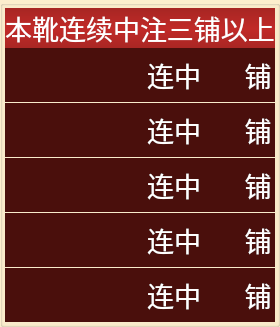
       <widget class="QGroupBox" name="groupBox_5">
        <property name="styleSheet">
         <string notr="true">background-color: rgb(252, 238, 205);</string>
        </property>
        <property name="title">
         <string/>
        </property>
        <layout class="QVBoxLayout" name="verticalLayout_8">
         <property name="leftMargin">
          <number>2</number>
         </property>
         <property name="topMargin">
          <number>2</number>
         </property>
         <property name="rightMargin">
          <number>2</number>
         </property>
         <property name="bottomMargin">
          <number>2</number>
         </property>
         <item>
          <layout class="QVBoxLayout" name="verticalLayout_7" stretch="1,6">
           <property name="spacing">
            <number>0</number>
           </property>
           <item>
            <widget class="QLabel" name="label_137">
             <property name="font">
              <font>
               <family>方正粗黑宋简体</family>
               <pointsize>20</pointsize>
              </font>
             </property>
             <property name="styleSheet">
              <string notr="true">background-color: qlineargradient(spread:reflect, x1:1, y1:0.523045, x2:1, y2:0, stop:0 rgba(193, 42, 40, 255), stop:1 rgba(167, 38, 35, 255));
color: rgb(255, 255, 255);</string>
             </property>
             <property name="text">
              <string>本靴连续中注三铺以上</string>
             </property>
             <property name="alignment">
              <set>Qt::AlignCenter</set>
             </property>
            </widget>
           </item>
           <item>
            <layout class="QGridLayout" name="gridLayout_5" columnstretch="4,2,1,1">
             <property name="horizontalSpacing">
              <number>0</number>
             </property>
             <property name="verticalSpacing">
              <number>1</number>
             </property>
             <item row="0" column="0">
              <widget class="QLabel" name="label_9">
               <property name="maximumSize">
                <size>
                 <width>319</width>
                 <height>90</height>
                </size>
               </property>
               <property name="font">
                <font>
                 <family>方正粗黑宋简体</family>
                 <pointsize>20</pointsize>
                </font>
               </property>
               <property name="styleSheet">
                <string notr="true">color: rgb(255, 255, 255);
background-color: rgb(74, 15, 12);</string>
               </property>
               <property name="text">
                <string/>
               </property>
               <property name="alignment">
                <set>Qt::AlignCenter</set>
               </property>
              </widget>
             </item>
             <item row="0" column="3">
              <widget class="QLabel" name="label_14">
               <property name="font">
                <font>
                 <family>方正粗黑宋简体</family>
                 <pointsize>20</pointsize>
                </font>
               </property>
               <property name="styleSheet">
                <string notr="true">color: rgb(255, 255, 255);
background-color: rgb(74, 15, 12);</string>
               </property>
               <property name="text">
                <string>铺</string>
               </property>
               <property name="alignment">
                <set>Qt::AlignCenter</set>
               </property>
              </widget>
             </item>
             <item row="0" column="1">
              <widget class="QLabel" name="label_10">
               <property name="font">
                <font>
                 <family>方正粗黑宋简体</family>
                 <pointsize>20</pointsize>
                </font>
               </property>
               <property name="styleSheet">
                <string notr="true">color: rgb(255, 255, 255);
background-color: rgb(74, 15, 12);</string>
               </property>
               <property name="text">
                <string>连中</string>
               </property>
               <property name="alignment">
                <set>Qt::AlignCenter</set>
               </property>
              </widget>
             </item>
             <item row="4" column="0">
              <widget class="QLabel" name="label_12">
               <property name="font">
                <font>
                 <family>方正粗黑宋简体</family>
                 <pointsize>20</pointsize>
                </font>
               </property>
               <property name="styleSheet">
                <string notr="true">color: rgb(255, 255, 255);
background-color: rgb(74, 15, 12);</string>
               </property>
               <property name="text">
                <string/>
               </property>
               <property name="alignment">
                <set>Qt::AlignCenter</set>
               </property>
              </widget>
             </item>
             <item row="2" column="0">
              <widget class="QLabel" name="label_15">
               <property name="font">
                <font>
                 <family>方正粗黑宋简体</family>
                 <pointsize>20</pointsize>
                </font>
               </property>
               <property name="styleSheet">
                <string notr="true">color: rgb(255, 255, 255);
background-color: rgb(74, 15, 12);</string>
               </property>
               <property name="text">
                <string/>
               </property>
               <property name="alignment">
                <set>Qt::AlignCenter</set>
               </property>
              </widget>
             </item>
             <item row="1" column="0">
              <widget class="QLabel" name="label_17">
               <property name="font">
                <font>
                 <family>方正粗黑宋简体</family>
                 <pointsize>20</pointsize>
                </font>
               </property>
               <property name="styleSheet">
                <string notr="true">color: rgb(255, 255, 255);
background-color: rgb(74, 15, 12);</string>
               </property>
               <property name="text">
                <string/>
               </property>
               <property name="alignment">
                <set>Qt::AlignCenter</set>
               </property>
              </widget>
             </item>
             <item row="3" column="0">
              <widget class="QLabel" name="label_19">
               <property name="font">
                <font>
                 <family>方正粗黑宋简体</family>
                 <pointsize>20</pointsize>
                </font>
               </property>
               <property name="styleSheet">
                <string notr="true">color: rgb(255, 255, 255);
background-color: rgb(74, 15, 12);</string>
               </property>
               <property name="text">
                <string/>
               </property>
               <property name="alignment">
                <set>Qt::AlignCenter</set>
               </property>
              </widget>
             </item>
             <item row="0" column="2">
              <widget class="QLabel" name="label_first_num">
               <property name="font">
                <font>
                 <family>方正粗黑宋简体</family>
                 <pointsize>30</pointsize>
                </font>
               </property>
               <property name="styleSheet">
                <string notr="true">color: rgb(255, 255, 255);
background-color: rgb(74, 15, 12);</string>
               </property>
               <property name="text">
                <string/>
               </property>
               <property name="alignment">
                <set>Qt::AlignCenter</set>
               </property>
              </widget>
             </item>
             <item row="1" column="1">
              <widget class="QLabel" name="label_20">
               <property name="font">
                <font>
                 <family>方正粗黑宋简体</family>
                 <pointsize>20</pointsize>
                </font>
               </property>
               <property name="styleSheet">
                <string notr="true">color: rgb(255, 255, 255);
background-color: rgb(74, 15, 12);</string>
               </property>
               <property name="text">
                <string>连中</string>
               </property>
               <property name="alignment">
                <set>Qt::AlignCenter</set>
               </property>
              </widget>
             </item>
             <item row="2" column="1">
              <widget class="QLabel" name="label_21">
               <property name="font">
                <font>
                 <family>方正粗黑宋简体</family>
                 <pointsize>20</pointsize>
                </font>
               </property>
               <property name="styleSheet">
                <string notr="true">color: rgb(255, 255, 255);
background-color: rgb(74, 15, 12);</string>
               </property>
               <property name="text">
                <string>连中</string>
               </property>
               <property name="alignment">
                <set>Qt::AlignCenter</set>
               </property>
              </widget>
             </item>
             <item row="3" column="1">
              <widget class="QLabel" name="label_22">
               <property name="font">
                <font>
                 <family>方正粗黑宋简体</family>
                 <pointsize>20</pointsize>
                </font>
               </property>
               <property name="styleSheet">
                <string notr="true">color: rgb(255, 255, 255);
background-color: rgb(74, 15, 12);</string>
               </property>
               <property name="text">
                <string>连中</string>
               </property>
               <property name="alignment">
                <set>Qt::AlignCenter</set>
               </property>
              </widget>
             </item>
             <item row="4" column="1">
              <widget class="QLabel" name="label_23">
               <property name="font">
                <font>
                 <family>方正粗黑宋简体</family>
                 <pointsize>20</pointsize>
                </font>
               </property>
               <property name="styleSheet">
                <string notr="true">color: rgb(255, 255, 255);
background-color: rgb(74, 15, 12);</string>
               </property>
               <property name="text">
                <string>连中</string>
               </property>
               <property name="alignment">
                <set>Qt::AlignCenter</set>
               </property>
              </widget>
             </item>
             <item row="3" column="2">
              <widget class="QLabel" name="label_fourth_num">
               <property name="font">
                <font>
                 <family>方正粗黑宋简体</family>
                 <pointsize>30</pointsize>
                </font>
               </property>
               <property name="styleSheet">
                <string notr="true">color: rgb(255, 255, 255);
background-color: rgb(74, 15, 12);</string>
               </property>
               <property name="text">
                <string/>
               </property>
               <property name="alignment">
                <set>Qt::AlignCenter</set>
               </property>
              </widget>
             </item>
             <item row="4" column="2">
              <widget class="QLabel" name="label_fifth_num">
               <property name="font">
                <font>
                 <family>方正粗黑宋简体</family>
                 <pointsize>30</pointsize>
                </font>
               </property>
               <property name="styleSheet">
                <string notr="true">color: rgb(255, 255, 255);
background-color: rgb(74, 15, 12);</string>
               </property>
               <property name="text">
                <string/>
               </property>
               <property name="alignment">
                <set>Qt::AlignCenter</set>
               </property>
              </widget>
             </item>
             <item row="2" column="2">
              <widget class="QLabel" name="label_third_num">
               <property name="font">
                <font>
                 <family>方正粗黑宋简体</family>
                 <pointsize>30</pointsize>
                </font>
               </property>
               <property name="styleSheet">
                <string notr="true">color: rgb(255, 255, 255);
background-color: rgb(74, 15, 12);</string>
               </property>
               <property name="text">
                <string/>
               </property>
               <property name="alignment">
                <set>Qt::AlignCenter</set>
               </property>
              </widget>
             </item>
             <item row="1" column="2">
              <widget class="QLabel" name="label_second_num">
               <property name="font">
                <font>
                 <family>方正粗黑宋简体</family>
                 <pointsize>30</pointsize>
                </font>
               </property>
               <property name="styleSheet">
                <string notr="true">color: rgb(255, 255, 255);
background-color: rgb(74, 15, 12);</string>
               </property>
               <property name="text">
                <string/>
               </property>
               <property name="alignment">
                <set>Qt::AlignCenter</set>
               </property>
              </widget>
             </item>
             <item row="1" column="3">
              <widget class="QLabel" name="label_26">
               <property name="font">
                <font>
                 <family>方正粗黑宋简体</family>
                 <pointsize>20</pointsize>
                </font>
               </property>
               <property name="styleSheet">
                <string notr="true">color: rgb(255, 255, 255);
background-color: rgb(74, 15, 12);</string>
               </property>
               <property name="text">
                <string>铺</string>
               </property>
               <property name="alignment">
                <set>Qt::AlignCenter</set>
               </property>
              </widget>
             </item>
             <item row="2" column="3">
              <widget class="QLabel" name="label_27">
               <property name="font">
                <font>
                 <family>方正粗黑宋简体</family>
                 <pointsize>20</pointsize>
                </font>
               </property>
               <property name="styleSheet">
                <string notr="true">color: rgb(255, 255, 255);
background-color: rgb(74, 15, 12);</string>
               </property>
               <property name="text">
                <string>铺</string>
               </property>
               <property name="alignment">
                <set>Qt::AlignCenter</set>
               </property>
              </widget>
             </item>
             <item row="3" column="3">
              <widget class="QLabel" name="label_28">
               <property name="font">
                <font>
                 <family>方正粗黑宋简体</family>
                 <pointsize>20</pointsize>
                </font>
               </property>
               <property name="styleSheet">
                <string notr="true">color: rgb(255, 255, 255);
background-color: rgb(74, 15, 12);</string>
               </property>
               <property name="text">
                <string>铺</string>
               </property>
               <property name="alignment">
                <set>Qt::AlignCenter</set>
               </property>
              </widget>
             </item>
             <item row="4" column="3">
              <widget class="QLabel" name="label_29">
               <property name="font">
                <font>
                 <family>方正粗黑宋简体</family>
                 <pointsize>20</pointsize>
                </font>
               </property>
               <property name="styleSheet">
                <string notr="true">color: rgb(255, 255, 255);
background-color: rgb(74, 15, 12);</string>
               </property>
               <property name="text">
                <string>铺</string>
               </property>
               <property name="alignment">
                <set>Qt::AlignCenter</set>
               </property>
              </widget>
             </item>
            </layout>
           </item>
          </layout>
         </item>
        </layout>
       </widget>
